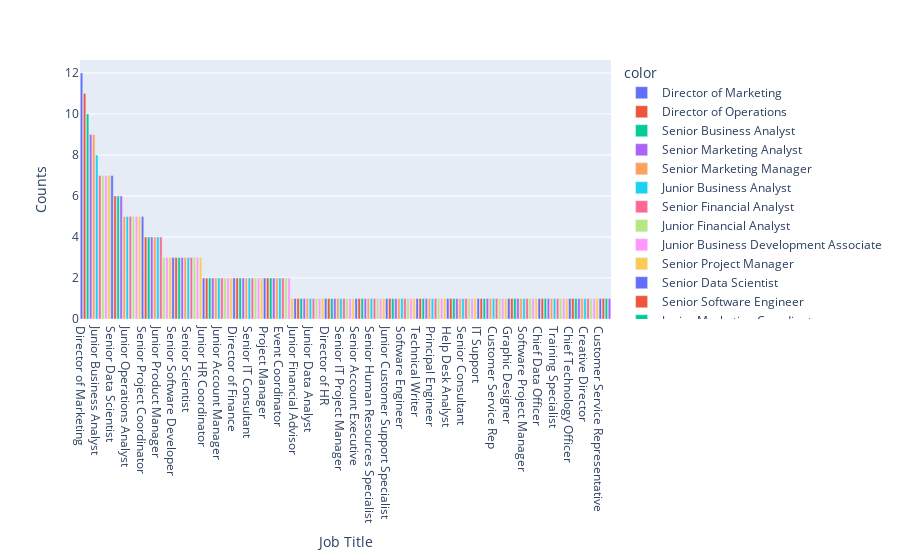

Notebook cell for this chart:
### Code cell
categorical(data["Job Title"])
